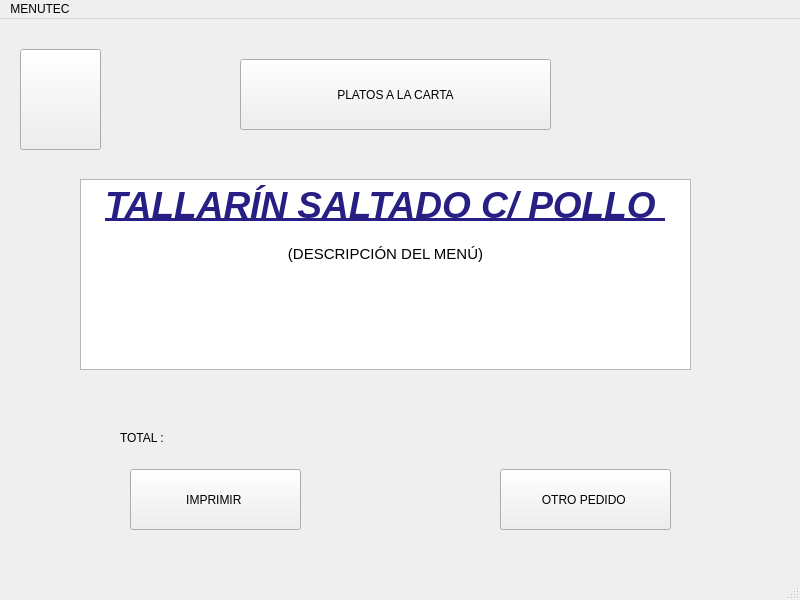
<?xml version="1.0" encoding="UTF-8"?>
<ui version="4.0">
 <class>pc4Window</class>
 <widget class="QMainWindow" name="pc4Window">
  <property name="geometry">
   <rect>
    <x>0</x>
    <y>0</y>
    <width>800</width>
    <height>600</height>
   </rect>
  </property>
  <property name="windowTitle">
   <string>MainWindow</string>
  </property>
  <widget class="QWidget" name="centralwidget">
   <widget class="QLabel" name="label">
    <property name="geometry">
     <rect>
      <x>120</x>
      <y>410</y>
      <width>68</width>
      <height>17</height>
     </rect>
    </property>
    <property name="text">
     <string>TOTAL : </string>
    </property>
   </widget>
   <widget class="QPushButton" name="pushButton_2">
    <property name="geometry">
     <rect>
      <x>20</x>
      <y>30</y>
      <width>81</width>
      <height>101</height>
     </rect>
    </property>
    <property name="text">
     <string/>
    </property>
    <property name="icon">
     <iconset>
      <normaloff>flecha-hacia-la-izquierda-antes-de-icono-4330-128.png</normaloff>flecha-hacia-la-izquierda-antes-de-icono-4330-128.png</iconset>
    </property>
    <property name="iconSize">
     <size>
      <width>100</width>
      <height>100</height>
     </size>
    </property>
   </widget>
   <widget class="QPushButton" name="pushButton_4">
    <property name="geometry">
     <rect>
      <x>500</x>
      <y>450</y>
      <width>171</width>
      <height>61</height>
     </rect>
    </property>
    <property name="text">
     <string>OTRO PEDIDO </string>
    </property>
   </widget>
   <widget class="QTextEdit" name="textEdit">
    <property name="geometry">
     <rect>
      <x>80</x>
      <y>160</y>
      <width>611</width>
      <height>191</height>
     </rect>
    </property>
    <property name="html">
     <string>&lt;!DOCTYPE HTML PUBLIC &quot;-//W3C//DTD HTML 4.0//EN&quot; &quot;http://www.w3.org/TR/REC-html40/strict.dtd&quot;&gt;
&lt;html&gt;&lt;head&gt;&lt;meta name=&quot;qrichtext&quot; content=&quot;1&quot; /&gt;&lt;style type=&quot;text/css&quot;&gt;
p, li { white-space: pre-wrap; }
&lt;/style&gt;&lt;/head&gt;&lt;body style=&quot; font-family:'Ubuntu'; font-size:11pt; font-weight:400; font-style:normal;&quot;&gt;
&lt;p align=&quot;center&quot; style=&quot; margin-top:0px; margin-bottom:0px; margin-left:0px; margin-right:0px; -qt-block-indent:0; text-indent:0px;&quot;&gt;&lt;span style=&quot; font-size:28pt; font-weight:600; font-style:italic; text-decoration: underline; color:#281f84;&quot;&gt;TALLARÍN SALTADO C/ POLLO &lt;/span&gt;&lt;/p&gt;
&lt;p align=&quot;center&quot; style=&quot;-qt-paragraph-type:empty; margin-top:0px; margin-bottom:0px; margin-left:0px; margin-right:0px; -qt-block-indent:0; text-indent:0px; font-weight:600; font-style:italic; text-decoration: underline;&quot;&gt;&lt;br /&gt;&lt;/p&gt;
&lt;p align=&quot;center&quot; style=&quot; margin-top:0px; margin-bottom:0px; margin-left:0px; margin-right:0px; -qt-block-indent:0; text-indent:0px;&quot;&gt;(DESCRIPCIÓN DEL MENÚ)&lt;/p&gt;&lt;/body&gt;&lt;/html&gt;</string>
    </property>
   </widget>
   <widget class="QPushButton" name="pushButton">
    <property name="geometry">
     <rect>
      <x>240</x>
      <y>40</y>
      <width>311</width>
      <height>71</height>
     </rect>
    </property>
    <property name="text">
     <string>PLATOS A LA CARTA</string>
    </property>
    <property name="icon">
     <iconset>
      <normaloff>UTEC.png</normaloff>UTEC.png</iconset>
    </property>
   </widget>
   <widget class="QPushButton" name="pushButton_3">
    <property name="geometry">
     <rect>
      <x>130</x>
      <y>450</y>
      <width>171</width>
      <height>61</height>
     </rect>
    </property>
    <property name="text">
     <string>IMPRIMIR </string>
    </property>
   </widget>
  </widget>
  <widget class="QMenuBar" name="menubar">
   <property name="geometry">
    <rect>
     <x>0</x>
     <y>0</y>
     <width>800</width>
     <height>25</height>
    </rect>
   </property>
   <widget class="QMenu" name="menuMENUTEC">
    <property name="title">
     <string>MENUTEC</string>
    </property>
   </widget>
   <addaction name="menuMENUTEC"/>
  </widget>
  <widget class="QStatusBar" name="statusbar"/>
 </widget>
 <resources/>
 <connections/>
</ui>
